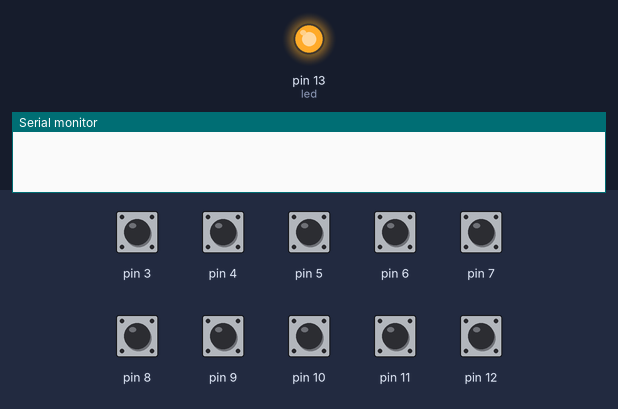
This sketch was run on a simulated Arduino Uno, built with avr-gcc and run on an emulated ATmega328P. Shown: output pins drawn as LEDs (lit = HIGH), the last lines printed to the serial monitor. Inputs (shaded band) come from the test bench; at power-on: pin 3–12 HIGH.

Above: at 1.2 s.
1.3 s: pin 3 pulled LOW for 0.15 s
At 1.9 s:
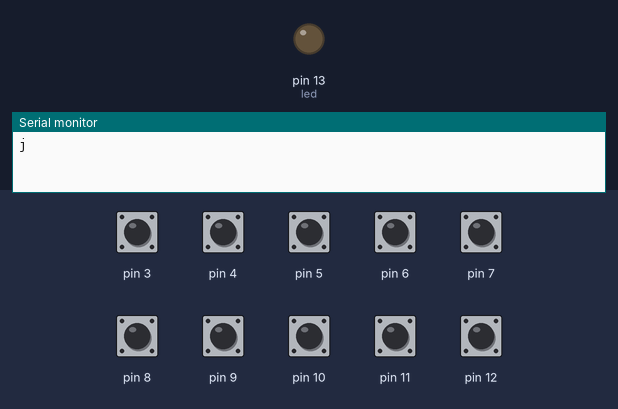
2.9 s: pin 4 pulled LOW for 0.15 s
At 4.1 s:
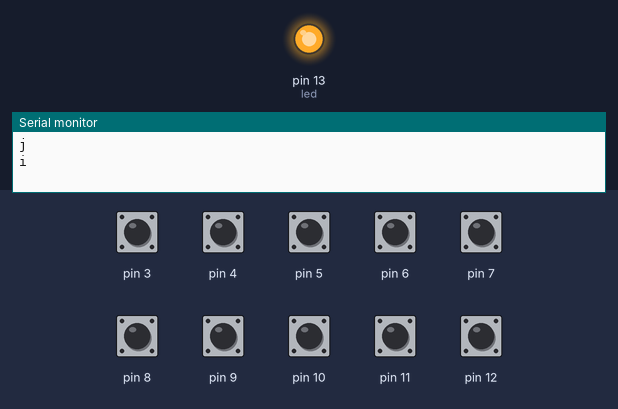
4.5 s: pin 5 pulled LOW for 0.15 s
At 5.5 s:
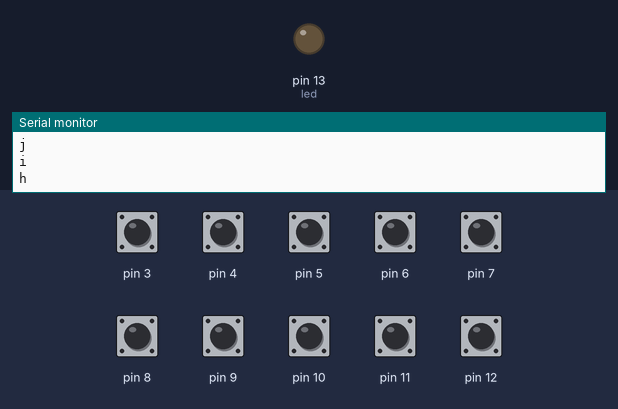
6.1 s: pin 6 pulled LOW for 0.15 s
At 6.7 s:
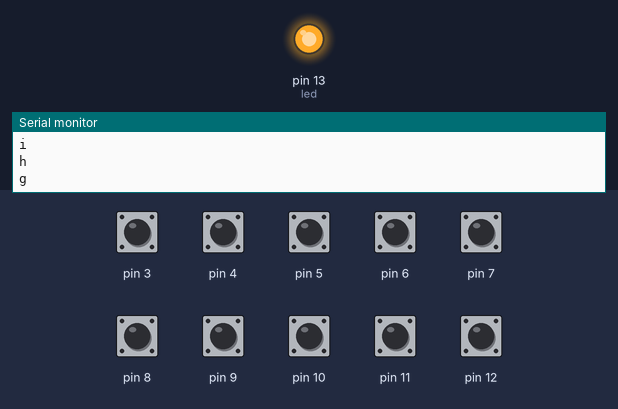
7.7 s: pin 7 pulled LOW for 0.15 s
At 8.9 s:
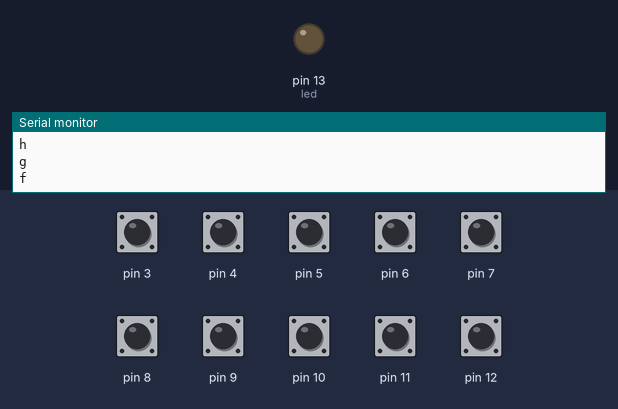
9.3 s: pin 8 pulled LOW for 0.15 s
At 10.4 s:
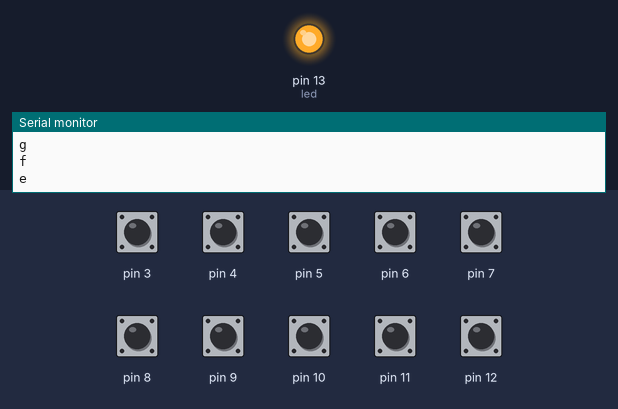
Timing chart, 0 to 11.9 s (numbered marks = the images above; inputs shaded):
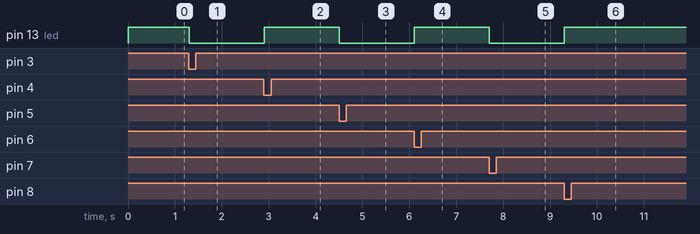

Measured:
- after the input at 1.3 s, pin 13 (led): HIGH → LOW at once
- after the input at 2.9 s, pin 13 (led): LOW → HIGH at once
- after the input at 4.5 s, pin 13 (led): HIGH → LOW at once
- after the input at 6.1 s, pin 13 (led): LOW → HIGH at once
- after the input at 7.7 s, pin 13 (led): HIGH → LOW at once
- after the input at 9.3 s, pin 13 (led): LOW → HIGH at once

The sketch:

processingTest.ino
```cpp
#include <SD.h>

#include <CapacitiveSensor.h>

#define total 9                   //define sensitivity, high value for decreases sensitivity, low value increases
#define sensor 1                  //define number of samples Arduino takes, high value will increase stability while increasing response time
#define replay 40                 //define debouncing, high value will increase stability while increasing response time
int led = 13;


int state = HIGH;

boolean yes12;
boolean previous12 = false;

boolean yes11;
boolean previous11 = false;

boolean yes10;
boolean previous10 = false;

boolean yes9;
boolean previous9 = false;

boolean yes8;
boolean previous8 = false;

boolean yes7;
boolean previous7 = false;

boolean yes6;
boolean previous6 = false;

boolean yes5;
boolean previous5 = false;

boolean yes4;
boolean previous4 = false;

boolean yes3;
boolean previous3 = false;


CapacitiveSensor   cs_2_12 = CapacitiveSensor(2,12);        // 2.2M resistor between pins 2 & 12, pin 2 is send pin, pin 12 is sensor pin
CapacitiveSensor   cs_2_11 = CapacitiveSensor(2,11);        // 2.2M resistor between pins 2 & 11, pin 2 is send pin, pin 11 is sensor pin
CapacitiveSensor   cs_2_10 = CapacitiveSensor(2,10);        // 2.2M resistor between pins 2 & 10, pin 2 is send pin, pin 10 is sensor pin
CapacitiveSensor   cs_2_9 = CapacitiveSensor(2,9);
CapacitiveSensor   cs_2_8 = CapacitiveSensor(2,8);
CapacitiveSensor   cs_2_7 = CapacitiveSensor(2,7);
CapacitiveSensor   cs_2_6 = CapacitiveSensor(2,6);
CapacitiveSensor   cs_2_5 = CapacitiveSensor(2,5);
CapacitiveSensor   cs_2_4 = CapacitiveSensor(2,4);
CapacitiveSensor   cs_2_3 = CapacitiveSensor(2,3);


void setup()
{
   cs_2_12.set_CS_AutocaL_Millis(0xFFFFFFFF);  //Calibrate the sensor...
   cs_2_11.set_CS_AutocaL_Millis(0xFFFFFFFF);
   cs_2_10.set_CS_AutocaL_Millis(0xFFFFFFFF);
   cs_2_9.set_CS_AutocaL_Millis(0xFFFFFFFF);
   cs_2_8.set_CS_AutocaL_Millis(0xFFFFFFFF);
   cs_2_7.set_CS_AutocaL_Millis(0xFFFFFFFF);
   cs_2_6.set_CS_AutocaL_Millis(0xFFFFFFFF);
   cs_2_5.set_CS_AutocaL_Millis(0xFFFFFFFF);
   cs_2_4.set_CS_AutocaL_Millis(0xFFFFFFFF);
   cs_2_3.set_CS_AutocaL_Millis(0xFFFFFFFF);
   pinMode(led, OUTPUT);
   Serial.begin(115200);
}

short int a=1,a1=0,b=1,b1=0,c=1,c1=0,d=1,d1=0,e=1,e1=0,f=1,f1=0,g=1,g1=0,h=1,h1=0,i=1,i1=0,j=1,j1=0;  //for debounce purpose


void loop()
{


    long total112 =  cs_2_12.capacitiveSensor(sensor);
    long total111 =  cs_2_11.capacitiveSensor(sensor);
    long total110 =  cs_2_10.capacitiveSensor(sensor);
    long total19 =  cs_2_9.capacitiveSensor(sensor);
    long total18 =  cs_2_8.capacitiveSensor(sensor);
    long total17 =  cs_2_7.capacitiveSensor(sensor);
    long total16 =  cs_2_6.capacitiveSensor(sensor);
    long total15 =  cs_2_5.capacitiveSensor(sensor);
    long total14 =  cs_2_4.capacitiveSensor(sensor);
    long total13 =  cs_2_3.capacitiveSensor(sensor);
    if (total112 > total){yes12 = true;}
    else {yes12 = false;}

    if (total111 > total){yes11 = true;}
    else {yes11 = false;}

    if (total110 > total){yes10 = true;}
    else {yes10 = false;}

    if (total19 > total){yes9 = true;}
    else {yes9 = false;}

    if (total18 > total){yes8 = true;}
    else {yes8 = false;}

    if (total17 > total){yes7 = true;}
    else {yes7 = false;}

    if (total16 > total){yes6 = true;}
    else {yes6 = false;}

    if (total15 > total){yes5 = true;}
    else {yes5 = false;}

    if (total14 > total){yes4 = true;}
    else {yes4 = false;}

    if (total13 > total){yes3 = true;}
    else {yes3 = false;}


    if(yes12 == true && previous12  == false && a)

    {

       if(state == LOW){
         state = HIGH;
          }
       else
         state = LOW;
         a = 0;
         a1 = 0;
        Serial.println('a');

    }
    if(yes12 == false && previous12  == false)
    a1++;
    else
    a1=0;
    if(a1==replay)
    {
    a=1;
    a1=0;
    }


    if(yes11 == true && previous11  == false && b)

    {

       if(state == LOW){
         state = HIGH;
         }
       else
         state = LOW;
         b = 0;
         b1 = 0;
        Serial.println('b');

     }
    if(yes11 == false && previous11  == false)
    b1++;
    else
    b1=0;
    if(b1==replay)
    {
    b=1;
    b1=0;
    }


    if(yes10 == true && previous10  == false && c)

    {

       if(state == LOW){
         state = HIGH;
        }
       else
         state = LOW;
         c = 0;
         c1 = 0;
        Serial.println('c');

    }
    if(yes10== false && previous10  == false)
    c1++;
    else
    c1=0;
    if(c1==replay)
    {
    c=1;
    c1=0;
    }


    if(yes9 == true && previous9  == false && d)

    {

       if(state == LOW){
         state = HIGH;
       }
       else
         state = LOW;
         d = 0;
         d1 = 0;
        Serial.println('d');

    }
    if(yes9== false && previous9  == false)
    d1++;
    else
    d1=0;
    if(d1==replay)
    {
    d=1;
    d1=0;
    }

   if(yes8 == true && previous8  == false && e)

    {

       if(state == LOW){
         state = HIGH;
       }
       else
         state = LOW;
         e = 0;
         e1 = 0;
        Serial.println('e');

    }
    if(yes8== false && previous8  == false)
    e1++;
    else
    e1=0;
    if(e1==replay)
    {
    e=1;
    e1=0;
    }

   if(yes7 == true && previous7  == false && f)

    {

       if(state == LOW){
         state = HIGH;
         }
       else
         state = LOW;
         f = 0;
         f1 = 0;
        Serial.println('f');

    }
    if(yes7== false && previous7  == false)
    f1++;
    else
    f1=0;
    if(f1==replay)
    {
    f=1;
    f1=0;
    }

  if(yes6 == true && previous6  == false && g)

    {

       if(state == LOW){
         state = HIGH;
       }
       else
         state = LOW;
         g = 0;
         g1 = 0;
        Serial.println('g');

    }
    if(yes6== false && previous6  == false)
    g1++;
    else
    g1=0;
    if(g1==replay)
    {
    g=1;
    g1=0;
    }


  if(yes5 == true && previous5  == false && h)

    {

       if(state == LOW){
         state = HIGH;
       }
       else
         state = LOW;
         h = 0;
         h1 = 0;
        Serial.println('h');

    }
    if(yes5== false && previous5  == false)
    h1++;
    else
    h1=0;
    if(h1==replay)
    {
    h=1;
    h1=0;
    }


   if(yes4 == true && previous4  == false && i)

    {

       if(state == LOW){
         state = HIGH;
       }
       else
         state = LOW;
         i = 0;
         i1 = 0;
        Serial.println('i');

    }
    if(yes4== false && previous4  == false)
    i1++;
    else
    i1=0;
    if(i1==replay)
    {
    i=1;
    i1=0;
    }


    if(yes3 == true && previous3  == false && j)

    {

       if(state == LOW){
         state = HIGH;
       }
       else
         state = LOW;
         j = 0;
         j1 = 0;
        Serial.println('j');

    }
    if(yes3== false && previous3  == false)
    j1++;
    else
    j1=0;
    if(j1==replay)
    {
    j=1;
    j1=0;
    }


      digitalWrite(led, state);
      previous12 = yes12;
      previous11 = yes11;
      previous10 = yes10;
      previous9 = yes9;
      previous8 = yes8;
      previous7 = yes7;
      previous6 = yes6;
      previous5 = yes5;
      previous4 = yes4;
      previous3 = yes3;


      delay(2);


}
```
